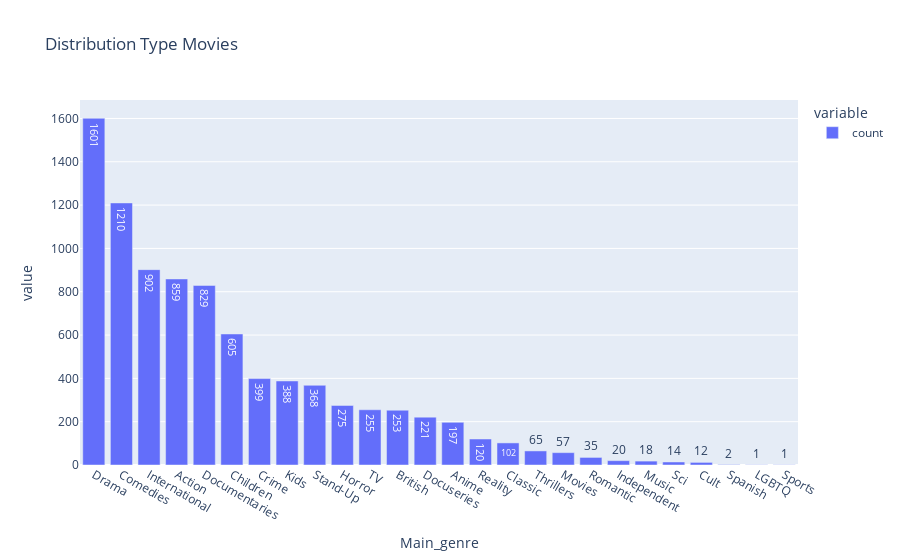

Notebook code for this chart:
### Code cell
px.bar(data_frame=data.Main_genre.value_counts() ,text_auto=True, title='Distribution Type Movies' )

### Figure 1 — Plotly figure (JSON) as saved in the notebook; plotly's stock layout.template omitted (floating-point values rounded to 4 significant figures)
{"data": [{"alignmentgroup": "True", "hovertemplate": "variable=count<br>Main_genre=%{x}<br>value=%{y}<extra></extra>", "legendgroup": "count", "marker": {"color": "#636efa", "pattern": {"shape": ""}}, "name": "count", "offsetgroup": "count", "orientation": "v", "showlegend": true, "textposition": "auto", "texttemplate": "%{y}", "type": "bar", "x": ["Drama", "Comedies", "International", "Action", "Documentaries", "Children", "Crime", "Kids", "Stand-Up", "Horror", "TV", "British", "Docuseries", "Anime", "Reality", "Classic", "Thrillers", "Movies", "Romantic", "Independent", "Music", "Sci", "Cult", "Spanish", "LGBTQ", "Sports"], "xaxis": "x", "y": [1601, 1210, 902, 859, 829, 605, 399, 388, 368, 275, 255, 253, 221, 197, 120, 102, 65, 57, 35, 20, 18, 14, 12, 2, 1, 1], "yaxis": "y"}], "layout": {"barmode": "relative", "legend": {"title": {"text": "variable"}, "tracegroupgap": 0}, "title": {"text": "Distribution Type Movies"}, "xaxis": {"anchor": "y", "domain": [0, 1], "title": {"text": "Main_genre"}}, "yaxis": {"anchor": "x", "domain": [0, 1], "title": {"text": "value"}}}}
